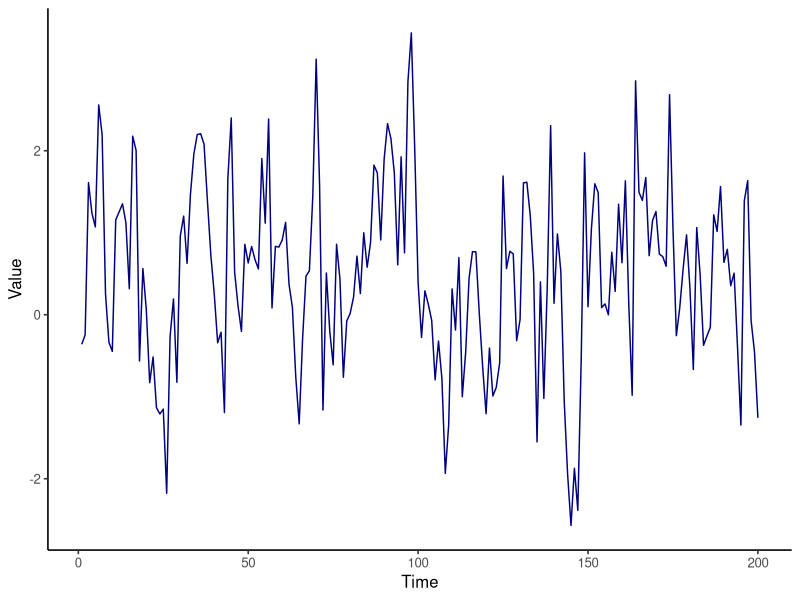
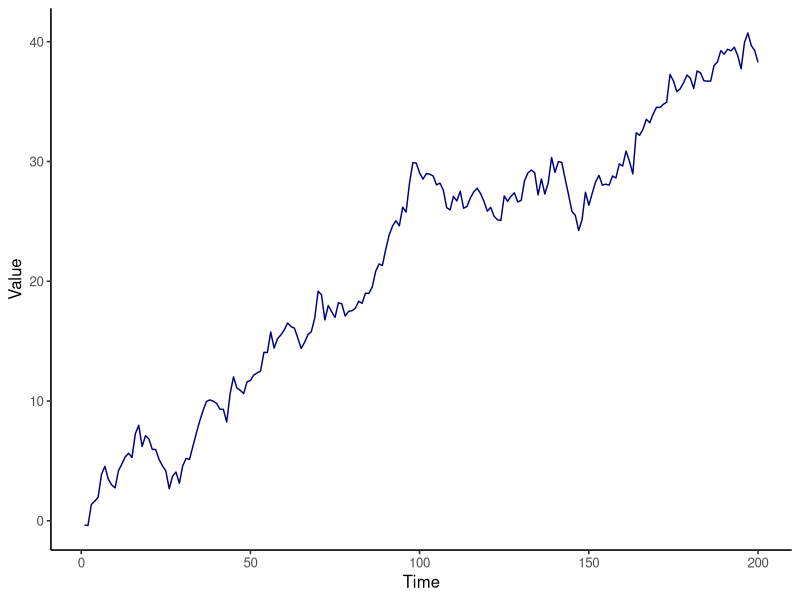
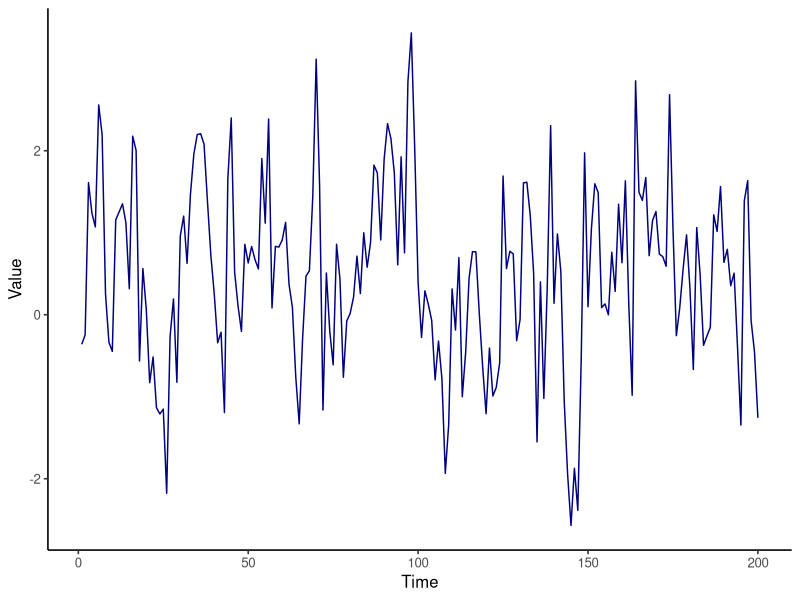

These charts were generated, in order, by the following R code:
## ---- chunk 1
#| echo: false
#| warning: false
#| message: false
#| caption: "Simulated Stationary Time Series"
#| fig.cap: "A simulated stationary time series"
#| fig.width: 4
#| fig.height: 3
library(ggplot2)
set.seed(123)
n <- 100
library(ggplot2)  # Load required library
library(ggpubr)  # Load ggpubr for theme_classic2

# Function to generate a stationary time series
# y_t = c + \phi *y_{t-1} + \epsilon_t
ar1_time_series <- function(n, c, phi) {
  # Generate white noise
  epsilon <- rnorm(n, mean = 0, sd = 1)
  
  # Initialize the time series
  y <- numeric(n)
  y[1] <- c + epsilon[1]  # Initial value
  
  # Generate the time series
  for (t in 2:n) {
    y[t] <- c + phi * y[t - 1] + epsilon[t]
  }  # Added missing closing brace
  
  return(y)
}  # Fixed brace placement

# Define n before using it
n <- 200  # Add this line
c <- 0.2  # Constant term
phi <- 0.6  # Autoregressive coefficient

# Generate an AR(1) time series
data <- data.frame(
  time = 1:n,
  time_series = ar1_time_series(n, c, phi)
)

# Plot the time series using ggplot2
ggplot(data, aes(x = time, y = time_series)) +
  geom_line(color = "navy") +
  labs(
    x = "Time",
    y = "Value"
  ) +
  theme_classic2() +
  theme(plot.title = element_text(hjust = 0.5))

## ---- chunk 2
#| echo: false
#| warning: false
#| message: false
#| caption: "Simulated Non-Stationary Time Series with Unit Root"
#| fig.cap: "A simulated non-stationary time series with a unit root"
#| fig.width: 4
#| fig.height: 3
##| eval: false
#| fig.align: "center"
#| out.width: "100%"

library(ggplot2)
set.seed(123)
n <- 100
# Function to generate a non-stationary time series with a unit root
unit_root_time_series <- function(n, c) {
  # Generate white noise
  epsilon <- rnorm(n, mean = 0, sd = 1)
  
  # Initialize the time series
  y <- numeric(n)
  y[1] <- c + epsilon[1]  # Initial value
  
  # Generate the time series
  for (t in 2:n) {
    y[t] <- c + y[t - 1] + epsilon[t]
  }
  
  return(y)
}

# Define n before using it
n <- 200  # Add this line
c <- 0.2  # Constant term
# Generate a non-stationary time series with a unit root
data <- data.frame(
  time = 1:n,
  time_series = unit_root_time_series(n, c)
)
# Plot the time series using ggplot2
ggplot(data, aes(x = time, y = time_series)) +
  geom_line(color = "navy") +
  labs(
    x = "Time",
    y = "Value"
  ) +
  theme_classic2() +
  theme(plot.title = element_text(hjust = 0.5))
## ---- chunk 3
#| echo: false
library(knitr)

# Create the data frame
coeff_table <- data.frame(
  Term = c("(Intercept)", "primary", "ppetp", "pmger", "pfger", "let",
           "(Intercept)", "primary", "ppetp", "pmger", "pfger", "let"),
  Type = c(rep("Long-run", 6), rep("Short-run", 6)),
  Estimate = c(-6.1061, -0.0613, -0.3849, -1.0667, 1.3666, -0.1120,
               -4.6465, -0.0467, -0.2929, -0.8117, 1.0399, 1.9338),
  Std_Error = c(6.4852, 0.1042, 0.1026, 0.2913, 0.3561, 0.1675,
                5.1686, 0.0782, 0.0752, 0.1828, 0.2231, 0.5979),
  t_value = c(-0.942, -0.589, -3.752, -3.662, 3.838, -0.668,
              -0.899, -0.596, -3.895, -4.442, 4.661, 3.234),
  p_value = c(0.3529, 0.5599, 0.0006, 0.0008, 0.0005, 0.5084,
              0.3748, 0.5547, 0.0004, 0.0001, 0.0000, 0.0027)
)

# Add significance stars
coeff_table$Significance <- cut(coeff_table$p_value,
  breaks = c(-Inf, 0.01, 0.05, 0.1, Inf),
  labels = c("***", "**", "*", ""),
  right = FALSE
)

# Display the table
kable(coeff_table, digits = c(0, 0, 4, 4, 3, 4, 0),
      col.names = c("Term", "Type", "Estimate", "Std. Error", "t-value", "p-value", "Significance"),
      align = "lcccccc",
      caption = "Combined Short-Run and Long-Run Coefficients from ARDL Model")
## ---- chunk 4
#| echo: false
#| warning: false
#| message: false
#| caption: "Simulated Cointegrated Time Series"
#| fig.cap: "A simulated cointegrated time series"
library(ggplot2)
set.seed(123)
n <- 100

# Function to generate a cointegrated time series
cointegrated_time_series <- function(n, c, phi) {
  # Generate white noise
  epsilon <- rnorm(n, mean = 0, sd = 1)
  
  # Initialize the time series
  y <- numeric(n)
  y[1] <- c + epsilon[1]  # Initial value
  
  # Generate the time series
  for (t in 2:n) {
    y[t] <- c + phi * y[t - 1] + epsilon[t]
  }
  
  return(y)
}

# Define n before using it
n <- 200  # Add this line
c <- 0.2  # Constant term
phi <- 0.6  # Autoregressive coefficient
# Generate a cointegrated time series
data <- data.frame(
  time = 1:n,
  time_series = cointegrated_time_series(n, c, phi)
)
# Plot the time series using ggplot2
ggplot(data, aes(x = time, y = time_series)) +
  geom_line(color = "navy") +
  labs(
    x = "Time",
    y = "Value"
  ) +
  theme_classic2() +
  theme(plot.title = element_text(hjust = 0.5))
